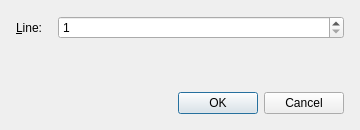
<?xml version="1.0" encoding="UTF-8"?>
<ui version="4.0">
 <comment>
    Copyright (C) 2004-2011 Martin Jolicoeur (snmpb1@gmail.com) 

    This file is part of the SnmpB project 
    (http://sourceforge.net/projects/snmpb)

    This program is free software: you can redistribute it and/or modify
    it under the terms of the GNU General Public License as published by
    the Free Software Foundation, either version 2 of the License, or
    (at your option) any later version.

    This program is distributed in the hope that it will be useful,
    but WITHOUT ANY WARRANTY; without even the implied warranty of
    MERCHANTABILITY or FITNESS FOR A PARTICULAR PURPOSE.  See the
    GNU General Public License for more details.

    You should have received a copy of the GNU General Public License
    along with this program.  If not, see http://www.gnu.org/licenses/.
</comment>
 <class>GotoLineDialog</class>
 <widget class="QDialog" name="GotoLineDialog">
  <property name="geometry">
   <rect>
    <x>0</x>
    <y>0</y>
    <width>360</width>
    <height>130</height>
   </rect>
  </property>
  <property name="windowTitle">
   <string>Go to Line</string>
  </property>
  <layout class="QVBoxLayout" name="dialogLayout">
   <property name="leftMargin">
    <number>16</number>
   </property>
   <property name="topMargin">
    <number>16</number>
   </property>
   <property name="rightMargin">
    <number>16</number>
   </property>
   <property name="bottomMargin">
    <number>16</number>
   </property>
   <property name="spacing">
    <number>12</number>
   </property>
   <item>
    <layout class="QFormLayout" name="fieldsLayout">
     <property name="horizontalSpacing">
      <number>16</number>
     </property>
     <property name="verticalSpacing">
      <number>12</number>
     </property>
     <item row="0" column="0">
      <widget class="QLabel" name="TextLabel1">
       <property name="text">
        <string>&amp;Line:</string>
       </property>
       <property name="wordWrap">
        <bool>false</bool>
       </property>
       <property name="buddy">
        <cstring>spinLine</cstring>
       </property>
      </widget>
     </item>
     <item row="0" column="1">
      <widget class="QSpinBox" name="spinLine">
       <property name="sizePolicy">
        <sizepolicy hsizetype="Expanding" vsizetype="Fixed">
         <horstretch>0</horstretch>
         <verstretch>0</verstretch>
        </sizepolicy>
       </property>
       <property name="correctionMode">
        <enum>QAbstractSpinBox::CorrectToPreviousValue</enum>
       </property>
       <property name="maximum">
        <number>999999999</number>
       </property>
       <property name="minimum">
        <number>1</number>
       </property>
      </widget>
     </item>
    </layout>
   </item>
   <item>
    <spacer name="bodyStretch">
     <property name="orientation">
      <enum>Qt::Vertical</enum>
     </property>
     <property name="sizeHint" stdset="0">
      <size>
       <width>0</width>
       <height>0</height>
      </size>
     </property>
    </spacer>
   </item>
   <item>
    <widget class="QDialogButtonBox" name="buttonBox">
     <property name="standardButtons">
      <set>QDialogButtonBox::Cancel|QDialogButtonBox::Ok</set>
     </property>
    </widget>
   </item>
  </layout>
 </widget>
 <layoutdefault spacing="6" margin="11" />
 <tabstops>
  <tabstop>spinLine</tabstop>
  <tabstop>buttonBox</tabstop>
 </tabstops>
 <resources />
 <connections>
  <connection>
   <sender>buttonBox</sender>
   <signal>rejected()</signal>
   <receiver>GotoLineDialog</receiver>
   <slot>reject()</slot>
  </connection>
 </connections>
</ui>
